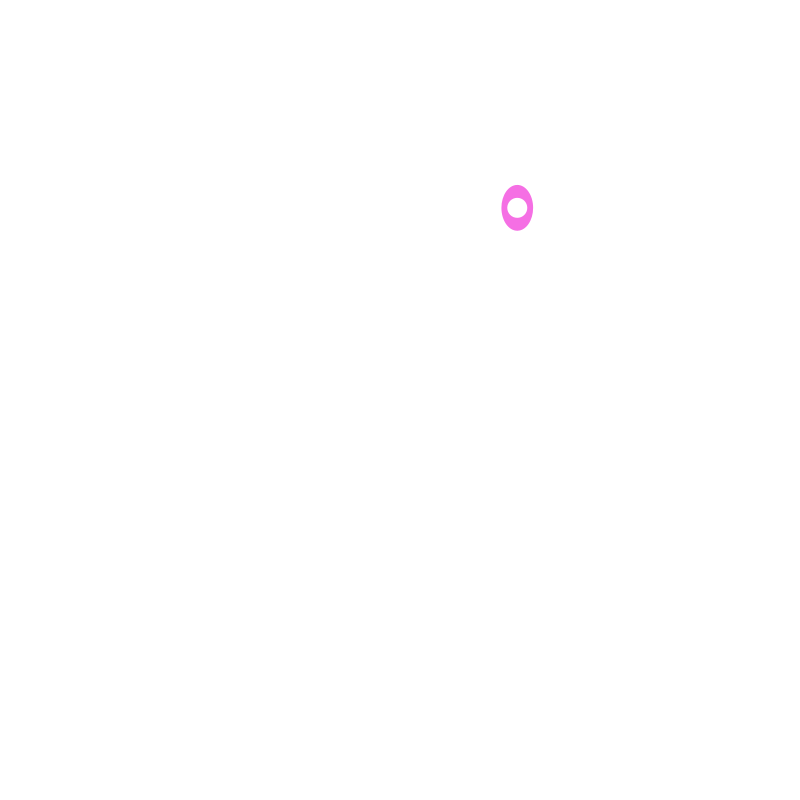
Frame 1 (no input)
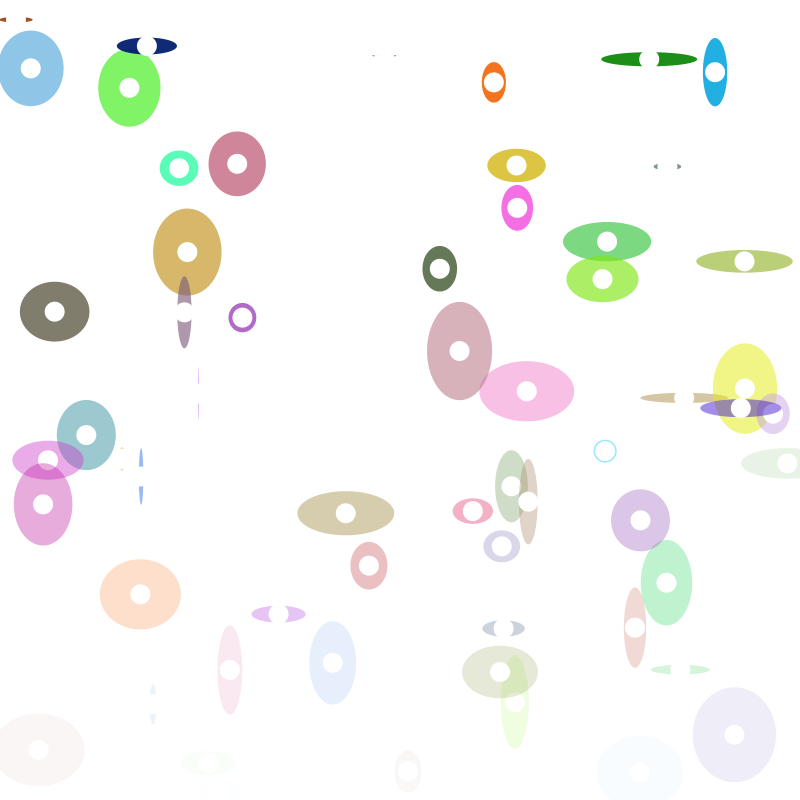
Frame 60 (the mouse pressed at the canvas centre just before this capture)
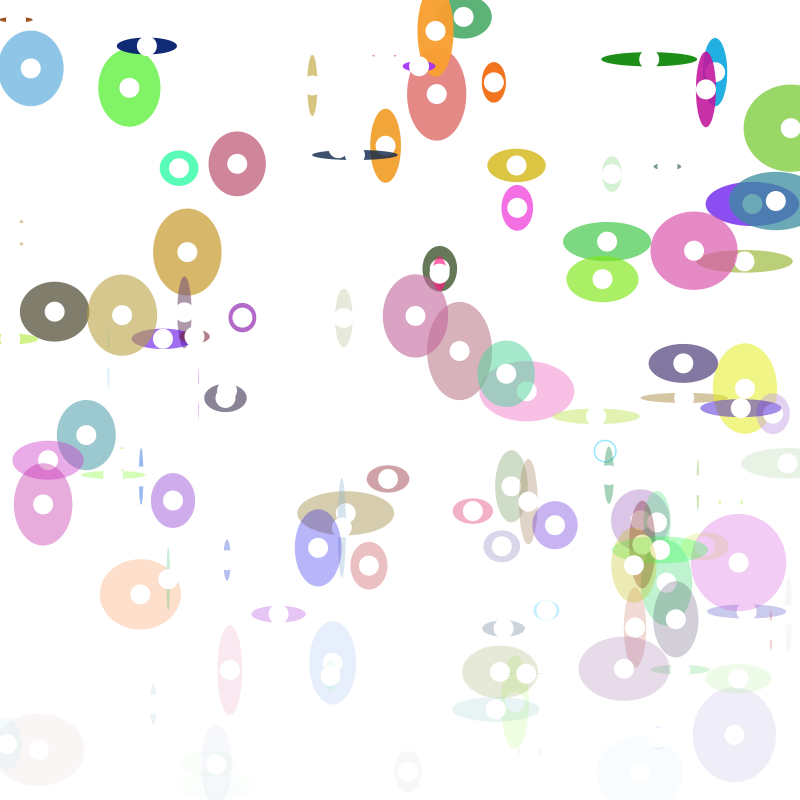
Frame 120 (the mouse held since frame 60 and released just before this capture)

The Processing sketch that drew these frames (run headless with seeded random() and noise(); from frame 60 on, the mouse is pressed at the canvas centre):

// Processing sketch: preliminary_001
// ── preliminary_001.pde
color c;
float xPosition;
float yPosition;

void setup() {
  size(800,800);
  noStroke();
  background(255);
}

void draw() {
  xPosition = random(800);
  yPosition = random(800);
  c = color(random(255), random(255), random(255), 255 - (255 * (yPosition / 800)) );
  fill(c);
  ellipse(xPosition, yPosition, random(100), random(100));
  fill(255);
  ellipse(xPosition, yPosition, 20,20);
}
